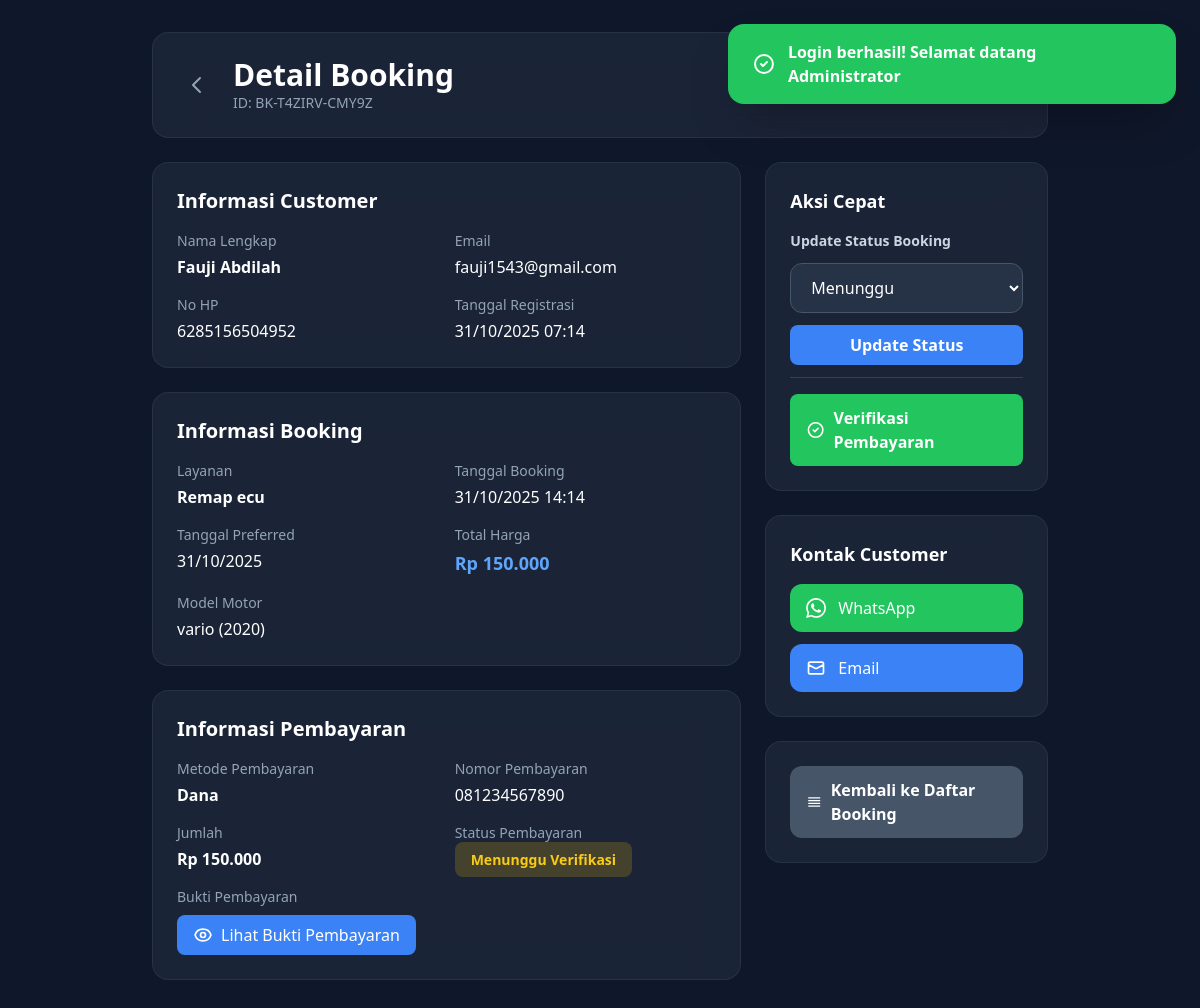
The page /admin-booking-detail.php?id=11 (signed in) on the database its author committed.
### tables this page shows
CREATE TABLE `bookings` (
  `id` int(11) NOT NULL AUTO_INCREMENT,
  `booking_id` varchar(20) NOT NULL,
  `user_id` int(11) NOT NULL,
  `service_type` enum('remap_ecu','tuning','maintenance') NOT NULL DEFAULT 'remap_ecu',
  `vehicle_model` varchar(100) NOT NULL,
  `vehicle_year` int(4) DEFAULT NULL,
  `description` text DEFAULT NULL,
  `booking_date` datetime NOT NULL,
  `preferred_date` date DEFAULT NULL,
  `status` enum('pending','confirmed','in_progress','completed','cancelled') DEFAULT 'pending',
  `total_price` decimal(10,2) DEFAULT 0.00,
  `created_at` timestamp NOT NULL DEFAULT current_timestamp(),
  `updated_at` timestamp NOT NULL DEFAULT current_timestamp() ON UPDATE current_timestamp(),
  PRIMARY KEY (`id`),
  UNIQUE KEY `booking_id` (`booking_id`),
  KEY `user_id` (`user_id`),
  KEY `status` (`status`),
  KEY `booking_date` (`booking_date`),
  CONSTRAINT `bookings_ibfk_1` FOREIGN KEY (`user_id`) REFERENCES `users` (`id`) ON DELETE CASCADE
);

CREATE TABLE `users` (
  `id` int(11) NOT NULL AUTO_INCREMENT,
  `username` varchar(50) NOT NULL,
  `password` varchar(255) NOT NULL,
  `email` varchar(100) NOT NULL,
  `full_name` varchar(100) NOT NULL,
  `phone` varchar(20) NOT NULL,
  `is_active` tinyint(1) DEFAULT 1,
  `last_login` datetime DEFAULT NULL,
  `created_at` timestamp NOT NULL DEFAULT current_timestamp(),
  `updated_at` timestamp NOT NULL DEFAULT current_timestamp() ON UPDATE current_timestamp(),
  `login_attempts` int(11) DEFAULT 0,
  `last_attempt` datetime DEFAULT NULL,
  PRIMARY KEY (`id`),
  UNIQUE KEY `username` (`username`),
  UNIQUE KEY `email` (`email`),
  UNIQUE KEY `phone` (`phone`)
);

CREATE TABLE `payments` (
  `id` int(11) NOT NULL AUTO_INCREMENT,
  `booking_id` int(11) NOT NULL,
  `payment_method` enum('dana','gopay','ovo','bca','mandiri') DEFAULT 'dana',
  `amount` decimal(10,2) NOT NULL,
  `payment_number` varchar(50) DEFAULT NULL,
  `proof_image` varchar(255) DEFAULT NULL,
  `status` enum('pending','verified','rejected') DEFAULT 'pending',
  `verified_by` int(11) DEFAULT NULL,
  `verified_at` datetime DEFAULT NULL,
  `notes` text DEFAULT NULL,
  `created_at` timestamp NOT NULL DEFAULT current_timestamp(),
  `updated_at` timestamp NOT NULL DEFAULT current_timestamp() ON UPDATE current_timestamp(),
  PRIMARY KEY (`id`),
  UNIQUE KEY `booking_id` (`booking_id`),
  KEY `status` (`status`),
  KEY `verified_by` (`verified_by`),
  CONSTRAINT `payments_ibfk_1` FOREIGN KEY (`booking_id`) REFERENCES `bookings` (`id`) ON DELETE CASCADE,
  CONSTRAINT `payments_ibfk_2` FOREIGN KEY (`verified_by`) REFERENCES `admins` (`id`) ON DELETE SET NULL
);

### admin-booking-detail.php (the view, shortened to what the rows shown need)
<?php
require_once 'functions.php';
$bookingId = intval($_GET['id'] ?? 0);
$booking = getBookingById($bookingId);
?>
<!DOCTYPE html>
<html lang="id">
<head>
    <script src="https://cdn.tailwindcss.com"></script>
</head>
<body class="bg-slate-900 min-h-screen fade-in">
    <div class="p-4 lg:p-8">
        <div class="max-w-4xl mx-auto">
            <div class="glass-card rounded-2xl p-6 mb-6 slide-up">
                <div class="flex items-center justify-between">
                    <div class="flex items-center gap-4">
                        <div>
                            <h1 class="text-2xl lg:text-3xl font-bold text-white">Detail Booking</h1>
                            <p class="text-slate-400 text-sm">ID: <?php echo htmlspecialchars($booking['booking_id']); ?></p>
                        </div>
                    </div>
                </div>
            </div>
            <div class="grid grid-cols-1 lg:grid-cols-3 gap-6">
                <div class="lg:col-span-2 space-y-6">
                    <div class="glass-card rounded-2xl p-6 slide-up" style="animation-delay: 0.1s;">
                        <h2 class="text-xl font-bold text-white mb-4">Informasi Customer</h2>
                        <div class="space-y-4">
                            <div class="grid grid-cols-1 md:grid-cols-2 gap-4">
                                <div>
                                    <label class="block text-slate-400 text-sm mb-1">Nama Lengkap</label>
                                    <p class="text-white font-semibold"><?php echo htmlspecialchars($booking['full_name']); ?></p>
                                </div>
                                <div>
                                    <label class="block text-slate-400 text-sm mb-1">Email</label>
                                    <p class="text-white"><?php echo htmlspecialchars($booking['email']); ?></p>
                                </div>
                                <div>
                                    <label class="block text-slate-400 text-sm mb-1">No HP</label>
                                    <p class="text-white"><?php echo htmlspecialchars($booking['phone']); ?></p>
                                </div>
                                <div>
                                    <label class="block text-slate-400 text-sm mb-1">Tanggal Registrasi</label>
                                    <p class="text-white"><?php echo date('d/m/Y H:i', strtotime($booking['created_at'])); ?></p>
                                </div>
                            </div>
                        </div>
                    </div>
                    <div class="glass-card rounded-2xl p-6 slide-up" style="animation-delay: 0.2s;">
                        <h2 class="text-xl font-bold text-white mb-4">Informasi Booking</h2>
                        <div class="space-y-4">
                            <div class="grid grid-cols-1 md:grid-cols-2 gap-4">
                                <div>
                                    <label class="block text-slate-400 text-sm mb-1">Layanan</label>
                                    <p class="text-white font-semibold"><?php echo ucfirst(str_replace('_', ' ', $booking['service_type'])); ?></p>
                                </div>
                                <div>
                                    <label class="block text-slate-400 text-sm mb-1">Tanggal Booking</label>
                                    <p class="text-white"><?php echo date('d/m/Y H:i', strtotime($booking['booking_date'])); ?></p>
                                </div>
                                <div>
                                    <label class="block text-slate-400 text-sm mb-1">Tanggal Preferred</label>
                                    <p class="text-white"><?php echo date('d/m/Y', strtotime($booking['preferred_date'])); ?></p>
                                </div>
                                <div>
                                    <label class="block text-slate-400 text-sm mb-1">Total Harga</label>
                                    <p class="text-blue-400 font-bold text-lg">Rp <?php echo number_format($booking['total_price'], 0, ',', '.'); ?></p>
                                </div>
                            </div>
                            <div>
                                <label class="block text-slate-400 text-sm mb-1">Model Motor</label>
                                <p class="text-white"><?php echo htmlspecialchars($booking['vehicle_model']); ?> (<?php echo $booking['vehicle_year']; ?>)</p>
                            </div>
                        </div>
                    </div>
                    <?php if ($booking['payment_id']): ?>
                    <div class="glass-card rounded-2xl p-6 slide-up" style="animation-delay: 0.3s;">
                        <h2 class="text-xl font-bold text-white mb-4">Informasi Pembayaran</h2>
                        <div class="space-y-4">
                            <div class="grid grid-cols-1 md:grid-cols-2 gap-4">
                                <div>
                                    <label class="block text-slate-400 text-sm mb-1">Metode Pembayaran</label>
                                    <p class="text-white font-semibold"><?php echo ucfirst($booking['payment_method']); ?></p>
                                </div>
                                <div>
                                    <label class="block text-slate-400 text-sm mb-1">Nomor Pembayaran</label>
                                    <p class="text-white"><?php echo htmlspecialchars($booking['payment_number']); ?></p>
                                </div>
                                <div>
                                    <label class="block text-slate-400 text-sm mb-1">Jumlah</label>
                                    <p class="text-white font-semibold">Rp <?php echo number_format($booking['amount'], 0, ',', '.'); ?></p>
                                </div>
                                <div>
                                    <label class="block text-slate-400 text-sm mb-1">Status Pembayaran</label>
                                    <span class="status-badge
                                        <?php
                                        switch($booking['payment_status']) {
                                            case 'pending': echo 'bg-yellow-500 bg-opacity-20 text-yellow-400'; break;
                                        }
                                        ?>">
                                        <?php
                                        switch($booking['payment_status']) {
                                            case 'pending': echo 'Menunggu Verifikasi'; break;
                                        }
                                        ?>
                                    </span>
                                </div>
                            </div>
                            <?php if ($booking['proof_image']): ?>
                            <div>
                                <label class="block text-slate-400 text-sm mb-2">Bukti Pembayaran</label>
                                <a href="uploads/<?php echo htmlspecialchars($booking['proof_image']); ?>" target="_blank" class="inline-flex items-center gap-2 px-4 py-2 bg-blue-500 hover:bg-blue-600 text-white rounded-lg transition">
                                    Lihat Bukti Pembayaran
                                </a>
                            </div>
                            <?php endif; ?>
                        </div>
                    </div>
                    <?php endif; ?>
                </div>
                <div class="space-y-6">
                    <div class="glass-card rounded-2xl p-6 slide-up" style="animation-delay: 0.4s;">
                        <div class="space-y-3">
                            <form method="POST" class="space-y-3">
                                <label class="block text-slate-300 text-sm font-semibold mb-2">Update Status Booking</label>
                                <select name="status" class="w-full px-4 py-3 bg-slate-700 bg-opacity-50 border border-slate-600 rounded-xl text-white focus:outline-none focus:ring-2 focus:ring-blue-500 transition">
                                    <option value="pending" <?php echo $booking['status'] === 'pending' ? 'selected' : ''; ?>>Menunggu</option>
                                </select>
                                <button type="submit" name="update_status" class="w-full px-4 py-2 bg-blue-500 hover:bg-blue-600 text-white rounded-lg font-semibold transition">
                                    Update Status
                                </button>
                            </form>
                        </div>
                    </div>
                </div>
            </div>
        </div>
    </div>
</body>
</html>

### rows shown on the page
bookings: booking "BK-T4ZIRV-CMY9Z", user.full_name "Fauji Abdilah", user.email "fauji1543@gmail.com", user.phone "6285156504952", created_at "31/10/2025 07:14", service_type "Remap ecu", booking_date "31/10/2025 14:14", preferred_date "31/10/2025", total_price "150.000", vehicle_model "vario", vehicle_year "2020", payments.payment_method "Dana", payments.payment_number "081234567890", payments.amount "150.000", status "Menunggu"

### other values the page prints
$flash['message'] "Login berhasil! Selamat datang Administrator"
